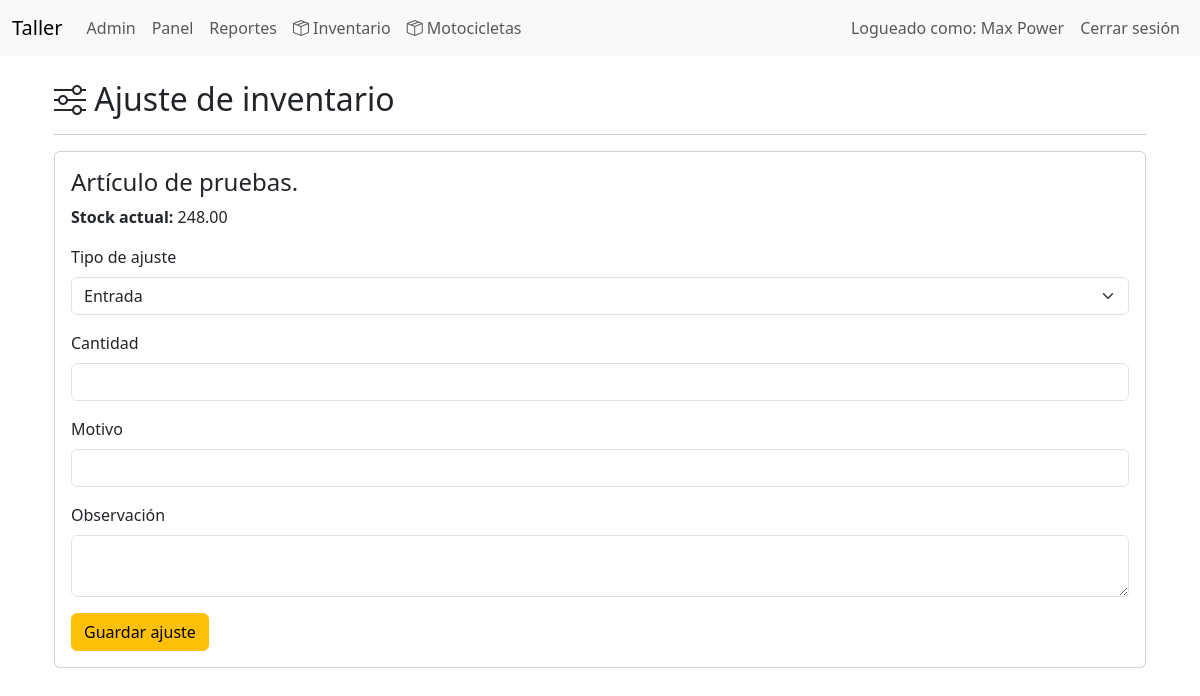
Before: /index.php?controller=inventory&action=adjustStock&id=61 (signed in) with the older database file.
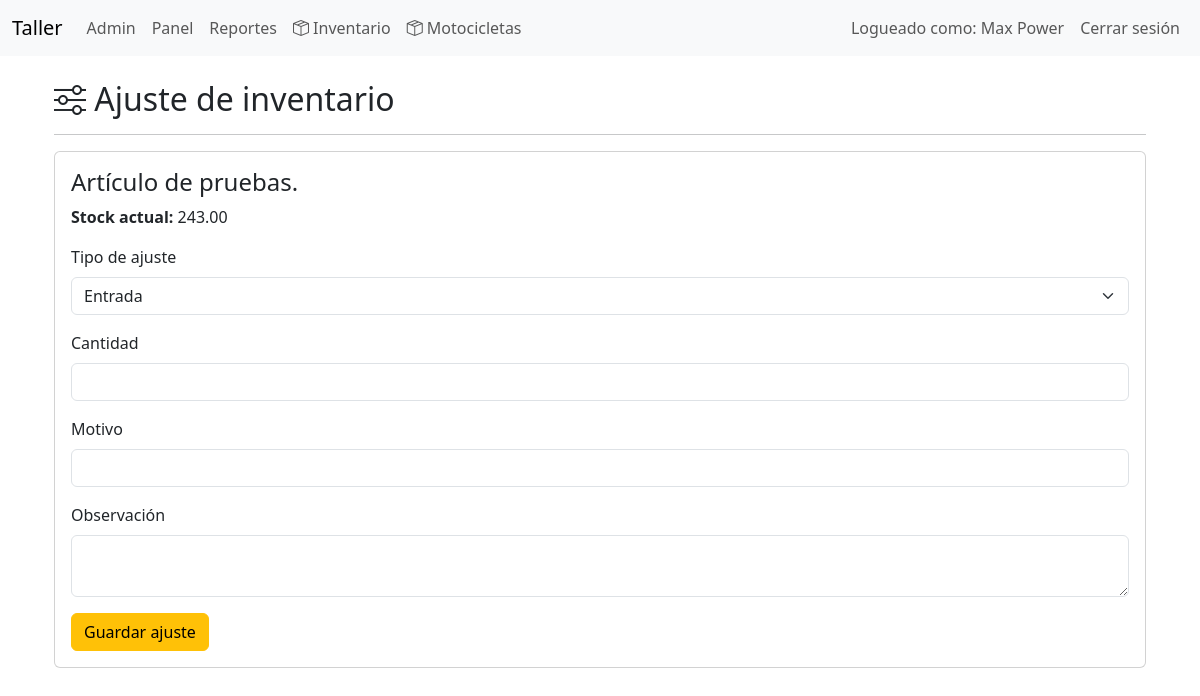
After: the same page with the newer database file.
### tables this page shows
CREATE TABLE `partes` (
  `id` int(11) NOT NULL,
  `codigo` varchar(60) NOT NULL,
  `categoria_id` int(11) DEFAULT NULL,
  `tipo` enum('repuesto','insumo','herramienta') NOT NULL DEFAULT 'repuesto',
  `nombre` varchar(150) NOT NULL,
  `marca` varchar(100) DEFAULT NULL,
  `fabricante_repuesto_id` int(11) DEFAULT NULL,
  `numero_parte` varchar(100) DEFAULT NULL,
  `created_by` int(11) DEFAULT NULL,
  `unidad` enum('Unidad','Juego','Par','Litro','Mililitro','Kilogramo','Gramo','Metro','Centimetro') NOT NULL DEFAULT 'Unidad',
  `stock_actual` decimal(12,2) NOT NULL DEFAULT 0.00,
  `stock_reservado` decimal(12,2) NOT NULL DEFAULT 0.00,
  `stock_minimo` decimal(12,2) NOT NULL DEFAULT 0.00,
  `costo` decimal(10,2) NOT NULL DEFAULT 0.00,
  `precio_venta` decimal(10,2) NOT NULL DEFAULT 0.00,
  `ubicacion` varchar(120) DEFAULT NULL,
  `codigo_barras` varchar(100) DEFAULT NULL,
  `imagen` varchar(255) DEFAULT NULL,
  `activo` tinyint(1) NOT NULL DEFAULT 1,
  `created_at` datetime NOT NULL DEFAULT current_timestamp(),
  `updated_at` datetime NOT NULL DEFAULT current_timestamp() ON UPDATE current_timestamp()
);

### app/controllers/BaseController.php (called while the page is built, shortened)
<?php
abstract class BaseController
{
    protected function render(string $view, array $data = []): void
    {
        extract($data);
        require __DIR__ . '/../views/layouts/header.php';
        require __DIR__ . '/../views/' . $view . '.php';
        require __DIR__ . '/../views/layouts/footer.php';
    }
}

### app/controllers/InventoryController.php (called while the page is built, shortened)
<?php
class InventoryController extends BaseController
{
    private Part $partModel;
    public function __construct(PDO $pdo)
    {
        $this->partModel = new Part($pdo);
    }
    public function adjustStock(): void
    {
        $id = (int)($_GET['id'] ?? 0);
        $part = $this->partModel->findById($id);
        $this->render(
            'inventory/adjust_stock',
            [
                'title' => 'Ajuste de inventario',
                'part'  => $part
            ]
        );
    }
}

### app/models/BaseModel.php (called while the page is built, shortened)
<?php
class BaseModel
{
    public function __construct(PDO $pdo)
    {
        $this->db = $pdo;
    }
}

### app/models/Part.php (called while the page is built, shortened)
<?php
class Part extends BaseModel
{
    public function findById(int $id): ?array
    {
        $stmt = $this->db->prepare("
            SELECT *
            FROM partes
            WHERE id = ?
            LIMIT 1
        ");
        $stmt->execute([$id]);
        return $stmt->fetch(PDO::FETCH_ASSOC) ?: null;
    }
}

### app/views/inventory/adjust_stock.php (the view, shortened to what this page needs)
<div class="container mt-4">
    <h2>
        <i class="bi bi-sliders"></i>
        Ajuste de inventario
    </h2>
    <hr>
    <div class="card">
        <div class="card-body">
            <h4>
                <?= htmlspecialchars($part['nombre']) ?>
            </h4>
            <p>
                <strong>Stock actual:</strong>
                <?= $part['stock_actual'] ?>
            </p>
            <form
                method="POST"
                action="index.php?controller=inventory&action=saveAdjustment">
                <div class="mb-3">
                    <label class="form-label">
                        Tipo de ajuste
                    </label>
                    <select
                        name="tipo"
                        class="form-select">
                        <option value="entrada">
                            Entrada
                        </option>
                    </select>
                </div>
                <div class="mb-3">
                    <label class="form-label">
                        Cantidad
                    </label>
                    <input
                        type="number"
                        min="1"
                        name="cantidad"
                        required
                        class="form-control">
                </div>
                <div class="mb-3">
                    <label class="form-label">
                        Motivo
                    </label>
                    <input
                        type="text"
                        name="motivo"
                        required
                        class="form-control">
                </div>
                <div class="mb-3">
                    <label class="form-label">
                        Observación
                    </label>
                    <textarea
                        name="observacion"
                        class="form-control"></textarea>
                </div>
                <button
                    class="btn btn-warning">
                    Guardar ajuste
                </button>
            </form>
        </div>
    </div>
</div>

Changed rows visible on the page:
changed partes "Artículo de pruebas.": stock_actual "248.00" → "243.00"
